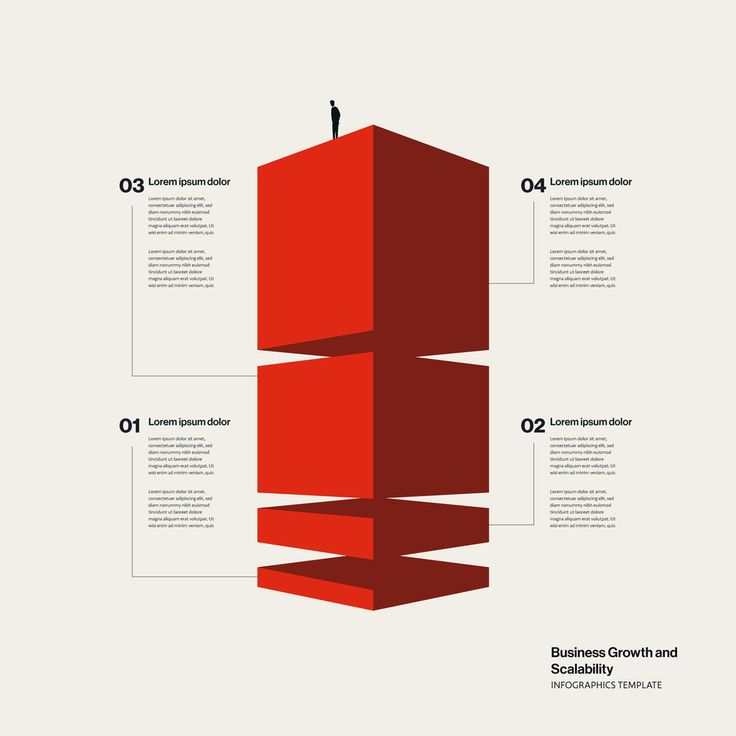
#> input picture reference/visual-language/06-stacked-blocks.png, 736 x 736 px, found by its file name
$ python measure06.py
#> lines starting #> are read from the running program, lines starting #| are printed output that depends on the picture; long printed decimals are rounded
### reference/visual-language/06/edges.py
# Subpixel edge extraction for flat-colour polygons (lit / shade / paper) and least-squares line fits.
# Usage: python3 edges.py image.png  -> prints fits for requested edge specs (edited per image below)
import sys, json
import numpy as np
from PIL import Image

COL = {'P': np.array([242, 239, 232.]), 'L': np.array([223, 41, 20.]), 'S': np.array([124, 31, 23.])}

def load(src):
    a = np.array(Image.open(src).convert('RGB')).astype(float)
    keys = list(COL)
    d = np.stack([((a - COL[k]) ** 2).sum(-1) for k in keys], -1)
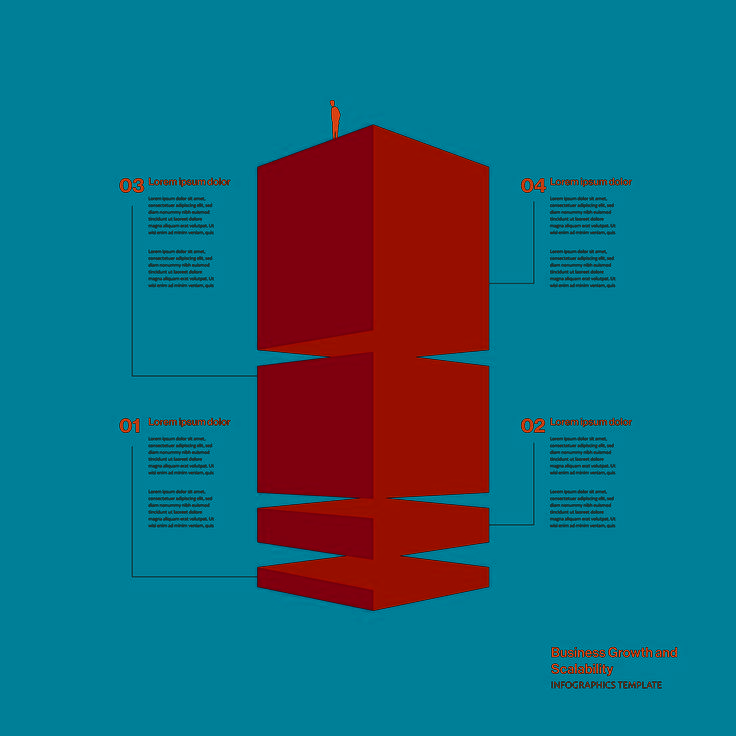
#> d: shape (736, 736, 3) float64; mean R, G, B 18012.1, 68859.4, 81516.7; drawn with min black and max white
    cls = np.array(keys)[d.argmin(-1)]
    return a, cls

def frac(pix, A, B):
    """fraction of colour A in pixel (projection onto segment B->A)."""
    v = A - B
    return float(np.clip(((pix - B) @ v) / (v @ v), 0, 1))

def vcross(a, cls, x, y_lo, y_hi, A, B):
    """subpixel y where column x changes from class A (above) to class B (below) within [y_lo,y_hi].
    Returns y of the boundary (pixel rows are [j, j+1))."""
    col = a[:, x]
    ys = [j for j in range(y_lo, y_hi) if cls[j, x] == A and cls[j + 1, x] == B]
    if not ys:
        return None
    j = ys[0]
    s = 0.0
    for k in range(j - 2, j + 4):
        s += frac(col[k], COL[A], COL[B])
    return (j - 2) + s

def hcross(a, cls, y, x_lo, x_hi, A, B):
    row = a[y]
    xs = [j for j in range(x_lo, x_hi) if cls[y, j] == A and cls[y, j + 1] == B]
    if not xs:
        return None
    j = xs[0]
    s = 0.0
    for k in range(j - 2, j + 4):
        s += frac(row[k], COL[A], COL[B])
    return (j - 2) + s

def fitline(pts):
    pts = np.array(pts, float)
    x, y = pts[:, 0], pts[:, 1]
    A = np.vstack([x, np.ones_like(x)]).T
    (m, c), *_ = np.linalg.lstsq(A, y, rcond=None)
    r = y - (m * x + c)
    return m, c, float(np.sqrt((r ** 2).mean())), len(pts)

def fitv(pts):
    """fit x = m*y + c (near-vertical)."""
    pts = np.array(pts, float)
    m, c, rms, n = fitline(pts[:, ::-1])
    return m, c, rms, n

### reference/visual-language/06/measure06.py
# Measure every visible edge of the 06 tower as a least-squares line, then intersect to get vertices.
import json, math, sys
sys.path.insert(0, '/Users/blank/Desktop/CREATE/moneybees/reference/visual-language/06')
from edges import *
SRC = '/Users/blank/Desktop/CREATE/moneybees/reference/visual-language/06-stacked-blocks.png'
a, cls = load(SRC)
E = {}
def edge(name, xr, yw, A, B):
    pts = []
    for x in xr:
        y = vcross(a, cls, x, yw[0], yw[1], A, B)
        if y is not None:
            pts.append((x + 0.5, y))
    m, c, rms, n = fitline(pts)
    pts = [p for p in pts if abs(p[1] - (m * p[0] + c)) < 1.2]
    m, c, rms, n = fitline(pts)
    E[name] = (m, c)
    print(f'{name:28s} y = {m:+.5f}x {c:+8.2f}  angle {math.degrees(math.atan(m)):+6.2f}°  rms {rms:.3f} n={n} x[{pts[0][0]:.0f},{pts[-1][0]:.0f}]')

def vedge(name, yr, xw, A, B):
    pts = []
    for y in yr:
        x = hcross(a, cls, y, xw[0], xw[1], A, B)
        if x is not None:
            pts.append((x, y + 0.5))
    m, c, rms, n = fitv(pts)
    E[name] = ('v', c)
    print(f'{name:28s} x = {c:.2f} (dx/dy {m:+.5f})  rms {rms:.3f} n={n}')

vedge('left', list(range(180, 330)) + list(range(372, 480)) + list(range(524, 535)), (240, 275), 'P', 'L')
#> after the loop in vedge, `for y in yr:`: pts = 269 pairs, first value 256.6 to 257.5, second value 180.5 to 534.5
#> in fitline, `pts = np.array(pts, float)`: pts = 269 pairs, first value 180.5 to 534.5, second value 256.6 to 257.5
#> in fitline, `x, y = pts[:, 0], pts[:, 1]`: x = 269 values from 180.5 to 534.5; y = 269 values, max 257.5 at index 263, min 256.6 at index 154, mean 257.4
#> in fitline, `A = np.vstack([x, np.ones_like(x)]).T`: A = 269 pairs, first value 180.5 to 534.5, second value 1 to 1
#> in fitline, `(m, c), *_ = np.linalg.lstsq(A, y, rcond=None)`: m = -1.95e-05; c = 257.4
#> in fitline, `r = y - (m * x + c)`: r = 269 values, max 0.0455 at index 263, min -0.797 at index 154, mean 1.04e-13
#> in fitv, `m, c, rms, n = fitline(pts[:, ::-1])`: m = -1.95e-05; c = 257.4; rms = 0.0689; n = 269
#> in vedge, `m, c, rms, n = fitv(pts)`: m = -1.95e-05; c = 257.4; rms = 0.0689; n = 269
#| left                         x = 257.42 (dx/dy -2e-05)  rms 0.069 n=269
vedge('front', list(range(140, 320)) + list(range(372, 490)) + list(range(525, 550)), (355, 390), 'L', 'S')
#| front                        x = 373.24 (dx/dy -2e-05)  rms 0.008 n=323
vedge('right', list(range(180, 330)) + list(range(372, 480)) + list(range(520, 530)), (470, 505), 'S', 'P')
#| right                        x = 489.02 (dx/dy +8e-05)  rms 0.095 n=268
# block A
edge('A lit top', range(264, 368), (100, 200), 'P', 'L')
#| A lit top                    y = -0.36706x  +261.52  angle -20.16°  rms 0.107 n=97 x[264,366]
edge('A right top', range(380, 484), (100, 200), 'P', 'S')
#| A right top                  y = +0.36652x   -12.22  angle +20.13°  rms 0.050 n=93 x[380,484]
edge('A lit bottom', range(264, 368), (320, 360), 'L', 'S')
#| A lit bottom                 y = -0.17043x  +393.80  angle  -9.67°  rms 0.148 n=104 x[264,368]
edge('A under back-left', range(262, 326), (340, 362), 'S', 'P')
#| A under back-left            y = +0.10544x  +322.55  angle  +6.02°  rms 0.204 n=54 x[264,326]
edge('A under back-right', range(424, 486), (340, 362), 'S', 'P')
#| A under back-right           y = -0.10109x  +399.27  angle  -5.77°  rms 0.164 n=55 x[424,486]
# block B
edge('B lit top', range(262, 328), (350, 372), 'P', 'L')
#| B lit top                    y = -0.13738x  +401.85  angle  -7.82°  rms 0.348 n=66 x[262,328]
edge('B lit top (center)', range(338, 368), (340, 372), 'S', 'L')
#| B lit top (center)           y = -0.12645x  +398.93  angle  -7.21°  rms 0.052 n=30 x[338,368]
edge('B right top', range(424, 486), (345, 375), 'P', 'S')
#| B right top                  y = +0.12946x  +302.95  angle  +7.38°  rms 0.222 n=55 x[424,486]
edge('B lit bottom', range(262, 350), (480, 505), 'L', 'P')
#| B lit bottom                 y = +0.05625x  +477.99  angle  +3.22°  rms 0.118 n=87 x[262,348]
edge('B right bottom', range(410, 486), (480, 510), 'S', 'P')
#| B right bottom               y = -0.05348x  +518.72  angle  -3.06°  rms 0.036 n=67 x[410,486]
# block C (top face visible)
edge('C top back-left', range(262, 350), (495, 520), 'P', 'S')
#| C top back-left              y = -0.10253x  +534.75  angle  -5.85°  rms 0.220 n=76 x[262,350]
edge('C top back-right', range(410, 486), (495, 520), 'P', 'S')
#| C top back-right             y = +0.09729x  +460.58  angle  +5.56°  rms 0.034 n=67 x[412,486]
edge('C lit top', range(264, 368), (500, 530), 'S', 'L')
#| C lit top                    y = +0.09245x  +484.05  angle  +5.28°  rms 0.274 n=104 x[264,368]
edge('C lit bottom', range(262, 340), (535, 565), 'L', 'P')
#| C lit bottom                 y = +0.15464x  +502.32  angle  +8.79°  rms 0.193 n=78 x[262,340]
edge('C right bottom', range(410, 486), (530, 570), 'S', 'P')
#| C right bottom               y = -0.15235x  +616.70  angle  -8.66°  rms 0.034 n=69 x[410,486]
# block D
edge('D top back-left', range(262, 340), (550, 580), 'P', 'S')
#| D top back-left              y = -0.12989x  +600.73  angle  -7.40°  rms 0.104 n=68 x[264,340]
edge('D top back-right', range(410, 486), (550, 580), 'P', 'S')
#| D top back-right             y = +0.12792x  +504.66  angle  +7.29°  rms 0.039 n=66 x[410,486]
edge('D lit top', range(264, 368), (560, 600), 'S', 'L')
#| D lit top                    y = +0.19723x  +516.54  angle +11.16°  rms 0.108 n=104 x[264,368]
edge('D lit bottom', range(264, 368), (580, 620), 'L', 'P')
#| D lit bottom                 y = +0.20600x  +533.89  angle +11.64°  rms 0.038 n=101 x[264,368]
edge('D right bottom', range(380, 484), (580, 620), 'S', 'P')
#| D right bottom               y = -0.20556x  +687.45  angle -11.62°  rms 0.038 n=91 x[380,484]

def X(e1, e2):
    a1, a2 = E[e1], E[e2]
    if a1[0] == 'v':
        x = a1[1]; return (x, a2[0] * x + a2[1])
    if a2[0] == 'v':
        x = a2[1]; return (x, a1[0] * x + a1[1])
    x = (a2[1] - a1[1]) / (a1[0] - a2[0]); return (x, a1[0] * x + a1[1])
V = {}
for k, (e1, e2) in {
 'A top-left': ('left', 'A lit top'), 'A top-front': ('front', 'A lit top'), 'A top-front(r)': ('front', 'A right top'), 'A top-right': ('right', 'A right top'),
 'A bot-left': ('left', 'A lit bottom'), 'A bot-front': ('front', 'A lit bottom'),
 'A/B left wedge tip': ('A under back-left', 'B lit top'), 'A/B right wedge tip': ('A under back-right', 'B right top'),
 'A under left(start)': ('left', 'A under back-left'), 'A under right(start)': ('right', 'A under back-right'),
 'B top-left': ('left', 'B lit top'), 'B top-front': ('front', 'B lit top'), 'B top-right': ('right', 'B right top'),
 'B bot-left': ('left', 'B lit bottom'), 'B bot-front': ('front', 'B lit bottom'), 'B bot-right': ('right', 'B right bottom'),
 'B/C left wedge tip': ('B lit bottom', 'C top back-left'), 'B/C right wedge tip': ('B right bottom', 'C top back-right'),
 'C topface left': ('left', 'C top back-left'), 'C topface right': ('right', 'C top back-right'),
 'C top-front': ('front', 'C lit top'), 'C top-left': ('left', 'C lit top'),
 'C bot-left': ('left', 'C lit bottom'), 'C bot-front': ('front', 'C lit bottom'), 'C bot-right': ('right', 'C right bottom'),
 'C/D left wedge tip': ('C lit bottom', 'D top back-left'), 'C/D right wedge tip': ('C right bottom', 'D top back-right'),
 'D topface left': ('left', 'D top back-left'), 'D topface right': ('right', 'D top back-right'),
 'D top-front': ('front', 'D lit top'), 'D top-left': ('left', 'D lit top'),
 'D bot-left': ('left', 'D lit bottom'), 'D bot-front': ('front', 'D lit bottom'), 'D bot-front(r)': ('front', 'D right bottom'), 'D bot-right': ('right', 'D right bottom'),
}.items():
    V[k] = X(e1, e2)
    print(f'{k:24s} ({V[k][0]:7.2f}, {V[k][1]:7.2f})')
#> this loop made 35 passes
#| A top-left               ( 257.42,  167.03)
#| A top-front              ( 373.24,  124.52)
#| A top-front(r)           ( 373.24,  124.58)
#| A top-right              ( 489.02,  167.01)
#| A bot-left               ( 257.42,  349.92)
#| A bot-front              ( 373.24,  330.18)
#| A/B left wedge tip       ( 326.56,  356.98)
#| A/B right wedge tip      ( 417.80,  357.04)
#> (further printed lines are left out)
json.dump({'edges': {k: list(v) for k, v in E.items()}, 'vertices': V}, open('/Users/blank/Desktop/CREATE/moneybees/reference/visual-language/06/geometry.json', 'w'), indent=1)
